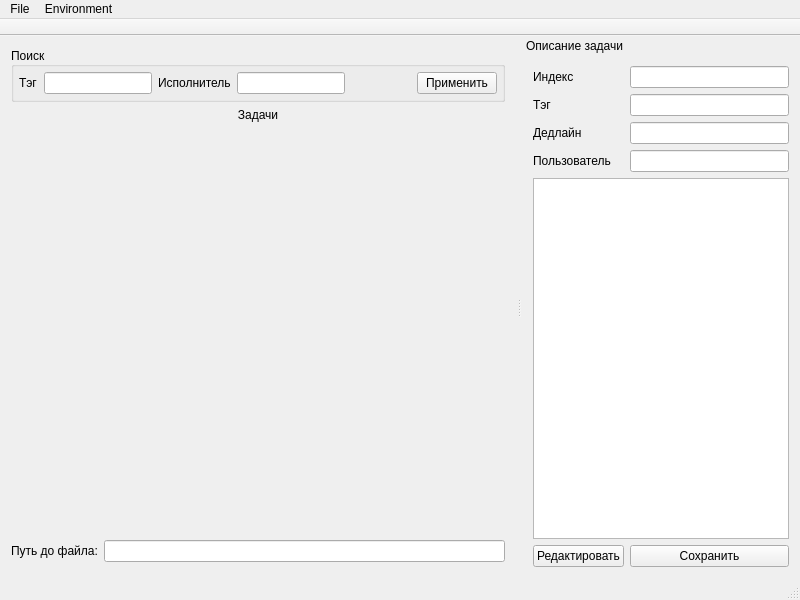
<?xml version="1.0" encoding="UTF-8"?>
<ui version="4.0">
 <class>MainWindow</class>
 <widget class="QMainWindow" name="MainWindow">
  <property name="geometry">
   <rect>
    <x>0</x>
    <y>0</y>
    <width>800</width>
    <height>600</height>
   </rect>
  </property>
  <property name="windowTitle">
   <string>LightTaskManager</string>
  </property>
  <widget class="QWidget" name="centralWidget">
   <layout class="QGridLayout" name="gridLayout">
    <item row="1" column="0">
     <widget class="QFrame" name="taskContainerFrame">
      <property name="sizePolicy">
       <sizepolicy hsizetype="Preferred" vsizetype="Preferred">
        <horstretch>3</horstretch>
        <verstretch>1</verstretch>
       </sizepolicy>
      </property>
      <property name="frameShape">
       <enum>QFrame::NoFrame</enum>
      </property>
      <property name="frameShadow">
       <enum>QFrame::Raised</enum>
      </property>
      <layout class="QGridLayout" name="gridLayout_3">
       <property name="leftMargin">
        <number>0</number>
       </property>
       <property name="topMargin">
        <number>0</number>
       </property>
       <property name="rightMargin">
        <number>0</number>
       </property>
       <property name="bottomMargin">
        <number>0</number>
       </property>
       <item row="0" column="0" colspan="2">
        <widget class="QLabel" name="taskContainerLabel">
         <property name="text">
          <string>Задачи</string>
         </property>
         <property name="alignment">
          <set>Qt::AlignCenter</set>
         </property>
        </widget>
       </item>
       <item row="1" column="0" colspan="2">
        <widget class="QWidget" name="tasksContainerWidget" native="true">
         <property name="sizePolicy">
          <sizepolicy hsizetype="Preferred" vsizetype="Preferred">
           <horstretch>0</horstretch>
           <verstretch>1</verstretch>
          </sizepolicy>
         </property>
         <layout class="QGridLayout" name="gridLayout_4">
          <item row="1" column="0">
           <layout class="QHBoxLayout" name="tasksContainerHorizontalLayout">
            <property name="sizeConstraint">
             <enum>QLayout::SetDefaultConstraint</enum>
            </property>
           </layout>
          </item>
          <item row="0" column="0">
           <layout class="QHBoxLayout" name="statusesLabelsHorizontalLayout"/>
          </item>
         </layout>
        </widget>
       </item>
      </layout>
     </widget>
    </item>
    <item row="3" column="0">
     <widget class="QFrame" name="filePathFrame">
      <property name="sizePolicy">
       <sizepolicy hsizetype="Preferred" vsizetype="Preferred">
        <horstretch>3</horstretch>
        <verstretch>0</verstretch>
       </sizepolicy>
      </property>
      <property name="frameShape">
       <enum>QFrame::NoFrame</enum>
      </property>
      <property name="frameShadow">
       <enum>QFrame::Raised</enum>
      </property>
      <layout class="QHBoxLayout" name="horizontalLayout">
       <property name="leftMargin">
        <number>0</number>
       </property>
       <property name="topMargin">
        <number>5</number>
       </property>
       <property name="rightMargin">
        <number>0</number>
       </property>
       <property name="bottomMargin">
        <number>5</number>
       </property>
       <item>
        <widget class="QLabel" name="filePathLabel">
         <property name="text">
          <string>Путь до файла:</string>
         </property>
        </widget>
       </item>
       <item>
        <widget class="QLineEdit" name="filePathLineEdit">
         <property name="readOnly">
          <bool>true</bool>
         </property>
        </widget>
       </item>
      </layout>
     </widget>
    </item>
    <item row="0" column="0">
     <widget class="QGroupBox" name="actionsGroupBox">
      <property name="title">
       <string>Поиск</string>
      </property>
      <property name="alignment">
       <set>Qt::AlignLeading|Qt::AlignLeft|Qt::AlignVCenter</set>
      </property>
      <property name="flat">
       <bool>false</bool>
      </property>
      <layout class="QHBoxLayout" name="horizontalLayout_2">
       <property name="leftMargin">
        <number>5</number>
       </property>
       <property name="topMargin">
        <number>5</number>
       </property>
       <property name="rightMargin">
        <number>5</number>
       </property>
       <property name="bottomMargin">
        <number>5</number>
       </property>
       <item>
        <widget class="QLabel" name="filterByTagLabel">
         <property name="text">
          <string>Тэг</string>
         </property>
        </widget>
       </item>
       <item>
        <widget class="QLineEdit" name="filterByTagLineEdit"/>
       </item>
       <item>
        <widget class="QLabel" name="filterByUserLabel">
         <property name="text">
          <string>Исполнитель</string>
         </property>
        </widget>
       </item>
       <item>
        <widget class="QLineEdit" name="filterByUserLineEdit"/>
       </item>
       <item>
        <spacer name="horizontalSpacer">
         <property name="orientation">
          <enum>Qt::Horizontal</enum>
         </property>
         <property name="sizeHint" stdset="0">
          <size>
           <width>13</width>
           <height>20</height>
          </size>
         </property>
        </spacer>
       </item>
       <item>
        <widget class="QPushButton" name="acceptFiltersPushButton">
         <property name="text">
          <string>Применить</string>
         </property>
        </widget>
       </item>
      </layout>
     </widget>
    </item>
   </layout>
  </widget>
  <widget class="QMenuBar" name="menuBar">
   <property name="geometry">
    <rect>
     <x>0</x>
     <y>0</y>
     <width>800</width>
     <height>22</height>
    </rect>
   </property>
   <widget class="QMenu" name="menu">
    <property name="title">
     <string>File</string>
    </property>
    <addaction name="actionInitializeRepository"/>
    <addaction name="actionOpenRepository"/>
    <addaction name="actionAddTask"/>
    <addaction name="actionDeleteTask"/>
   </widget>
   <widget class="QMenu" name="menuEnvironment">
    <property name="title">
     <string>Environment</string>
    </property>
    <addaction name="actionSettings"/>
    <addaction name="actionOpenTerminal"/>
   </widget>
   <addaction name="menu"/>
   <addaction name="menuEnvironment"/>
  </widget>
  <widget class="QToolBar" name="mainToolBar">
   <property name="movable">
    <bool>false</bool>
   </property>
   <property name="allowedAreas">
    <set>Qt::AllToolBarAreas</set>
   </property>
   <property name="orientation">
    <enum>Qt::Horizontal</enum>
   </property>
   <property name="floatable">
    <bool>false</bool>
   </property>
   <attribute name="toolBarArea">
    <enum>TopToolBarArea</enum>
   </attribute>
   <attribute name="toolBarBreak">
    <bool>false</bool>
   </attribute>
  </widget>
  <widget class="QStatusBar" name="statusBar"/>
  <widget class="QDockWidget" name="currentTaskDockWidget">
   <property name="sizePolicy">
    <sizepolicy hsizetype="Preferred" vsizetype="Preferred">
     <horstretch>1</horstretch>
     <verstretch>0</verstretch>
    </sizepolicy>
   </property>
   <property name="features">
    <set>QDockWidget::NoDockWidgetFeatures</set>
   </property>
   <property name="allowedAreas">
    <set>Qt::RightDockWidgetArea</set>
   </property>
   <property name="windowTitle">
    <string>Описание задачи</string>
   </property>
   <attribute name="dockWidgetArea">
    <number>2</number>
   </attribute>
   <widget class="QWidget" name="dockWidgetContents_2">
    <layout class="QGridLayout" name="gridLayout_2">
     <item row="4" column="0" colspan="2">
      <widget class="QPlainTextEdit" name="currentTaskPlainTextEdit">
       <property name="readOnly">
        <bool>true</bool>
       </property>
      </widget>
     </item>
     <item row="6" column="0">
      <widget class="QPushButton" name="editTaskPushButton">
       <property name="text">
        <string>Редактировать</string>
       </property>
      </widget>
     </item>
     <item row="0" column="1">
      <widget class="QLineEdit" name="indexLineEdit">
       <property name="readOnly">
        <bool>true</bool>
       </property>
      </widget>
     </item>
     <item row="6" column="1">
      <widget class="QPushButton" name="saveTaskPushButton">
       <property name="text">
        <string>Сохранить</string>
       </property>
      </widget>
     </item>
     <item row="1" column="0">
      <widget class="QLabel" name="tagLabel">
       <property name="text">
        <string>Тэг</string>
       </property>
      </widget>
     </item>
     <item row="1" column="1">
      <widget class="QLineEdit" name="tagLineEdit">
       <property name="readOnly">
        <bool>true</bool>
       </property>
      </widget>
     </item>
     <item row="3" column="1">
      <widget class="QLineEdit" name="userLineEdit">
       <property name="readOnly">
        <bool>true</bool>
       </property>
      </widget>
     </item>
     <item row="0" column="0">
      <widget class="QLabel" name="indexLabel">
       <property name="text">
        <string>Индекс</string>
       </property>
      </widget>
     </item>
     <item row="3" column="0">
      <widget class="QLabel" name="userLabel">
       <property name="text">
        <string>Пользователь</string>
       </property>
      </widget>
     </item>
     <item row="2" column="0">
      <widget class="QLabel" name="dateLabel">
       <property name="text">
        <string>Дедлайн</string>
       </property>
      </widget>
     </item>
     <item row="2" column="1">
      <widget class="QLineEdit" name="dateLineEdit">
       <property name="readOnly">
        <bool>true</bool>
       </property>
      </widget>
     </item>
    </layout>
   </widget>
  </widget>
  <action name="actionInitializeRepository">
   <property name="icon">
    <iconset resource="resources/resources.qrc">
     <normaloff>:/images/images/FileNew.png</normaloff>:/images/images/FileNew.png</iconset>
   </property>
   <property name="text">
    <string>Initialize Repository</string>
   </property>
  </action>
  <action name="actionAddTask">
   <property name="icon">
    <iconset resource="resources/resources.qrc">
     <normaloff>:/images/images/Plus.png</normaloff>:/images/images/Plus.png</iconset>
   </property>
   <property name="text">
    <string>Add Task</string>
   </property>
  </action>
  <action name="actionDeleteTask">
   <property name="icon">
    <iconset resource="resources/resources.qrc">
     <normaloff>:/images/images/Minus.png</normaloff>:/images/images/Minus.png</iconset>
   </property>
   <property name="text">
    <string>Delete Task</string>
   </property>
  </action>
  <action name="actionOpenRepository">
   <property name="icon">
    <iconset resource="resources/resources.qrc">
     <normaloff>:/images/images/FileOpen.png</normaloff>:/images/images/FileOpen.png</iconset>
   </property>
   <property name="text">
    <string>Open Repository</string>
   </property>
  </action>
  <action name="actionSettings">
   <property name="icon">
    <iconset resource="resources/resources.qrc">
     <normaloff>:/images/images/Settings.png</normaloff>:/images/images/Settings.png</iconset>
   </property>
   <property name="text">
    <string>Settings</string>
   </property>
  </action>
  <action name="actionOpenTerminal">
   <property name="text">
    <string>Open Terminal</string>
   </property>
  </action>
 </widget>
 <layoutdefault spacing="6" margin="11"/>
 <resources>
  <include location="resources/resources.qrc"/>
 </resources>
 <connections/>
</ui>
